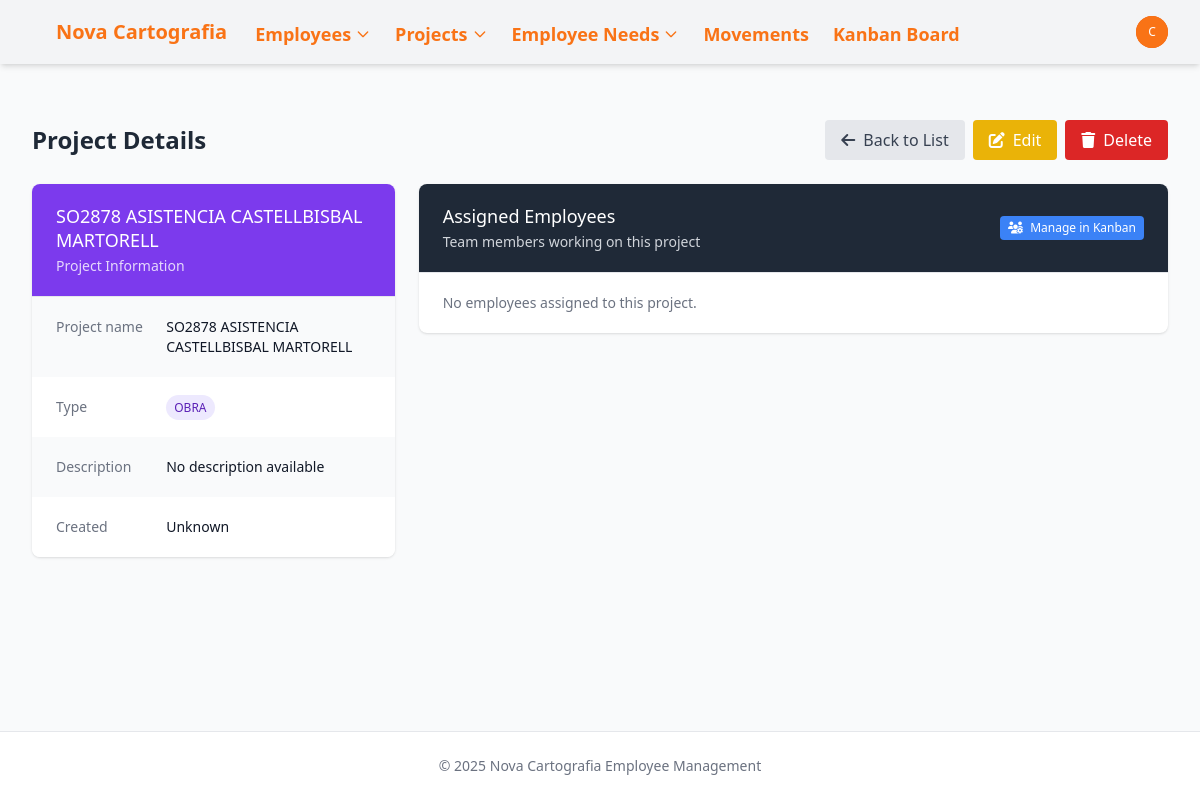
The page /projects/3/ (signed in) on the database as committed earlier.
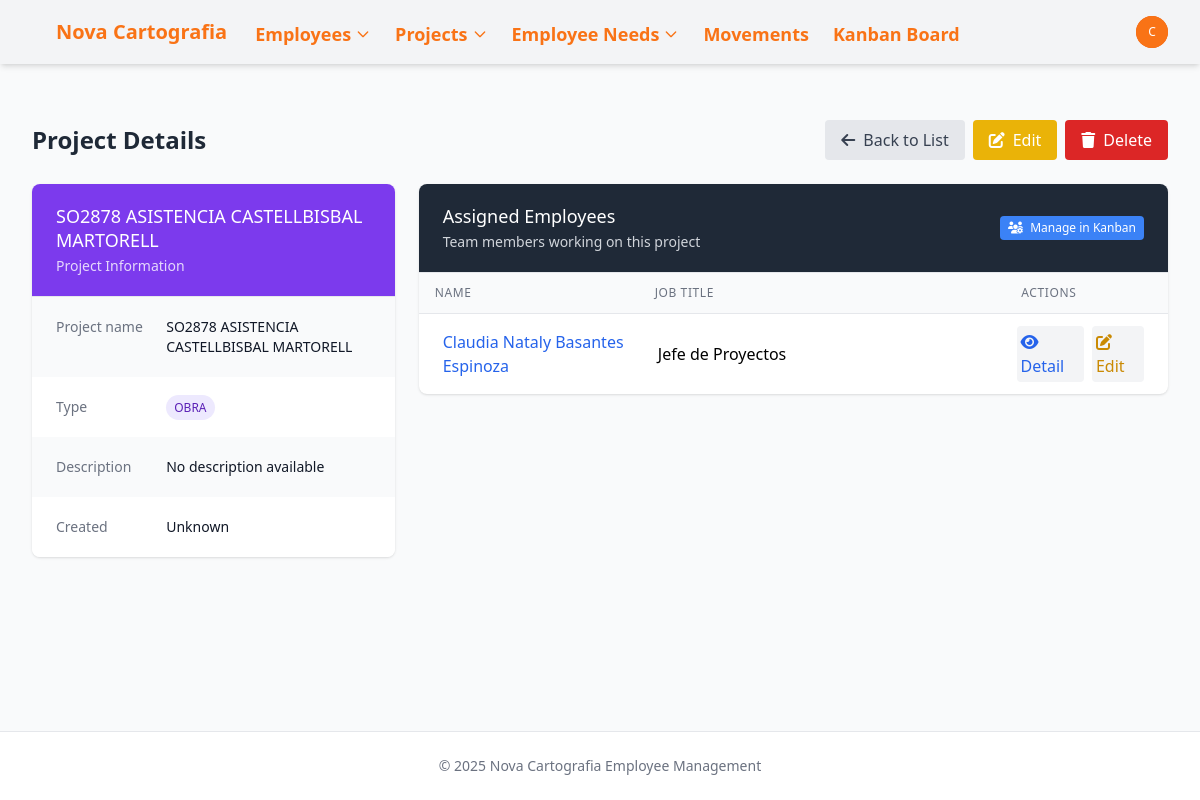
The same page on the database as committed later.
### novacartografia_employee_management/models.py (models this page shows, shortened)
class Employee(models.Model):
    name = models.CharField(max_length=100)
    job = models.CharField(max_length=100)
    project_id = models.ForeignKey(Project, on_delete=models.SET_NULL, related_name='employee_set', blank=True, null=True)
    state = models.CharField(max_length=50, default='valencia',
            choices=[
                ('alava', 'Álava'),
                ('albacete', 'Albacete'),
                ('alicante', 'Alicante'),
                ('almeria', 'Almería'),
                ('asturias', 'Asturias'),
                ('avila', 'Ávila'),
                ('badajoz', 'Badajoz'),
                ('barcelona', 'Barcelona'),
                ('burgos', 'Burgos'),
                ('caceres', 'Cáceres'),
                ('cadiz', 'Cádiz'),
                ('cantabria', 'Cantabria'),
                ('castellon', 'Castellón'),
                ('ceuta', 'Ceuta'),
                ('ciudad_real', 'Ciudad Real'),
                ('cordoba', 'Córdoba'),
                ('cuenca', 'Cuenca'),
                ('gerona', 'Gerona'),
                ('granada', 'Granada'),
                ('guadalajara', 'Guadalajara'),
                ('guipuzcoa', 'Guipúzcoa'),
                ('huelva', 'Huelva'),
                ('huesca', 'Huesca'),
                ('islas_baleares', 'Islas Baleares'),
                ('jaen', 'Jaén'),
                ('la_coruna', 'La Coruña'),
                ('la_rioja', 'La Rioja'),
                ('las_palmas', 'Las Palmas'),
                ('leon', 'León'),
                ('lerida', 'Lérida'),
                ('lugo', 'Lugo'),
                ('madrid', 'Madrid'),
                ('malaga', 'Málaga'),
                ('melilla', 'Melilla'),
                ('murcia', 'Murcia'),
                ('navarra', 'Navarra'),
                ('orense', 'Orense'),
                ('palencia', 'Palencia'),
                ('pontevedra', 'Pontevedra'),
                ('salamanca', 'Salamanca'),
                ('santa_cruz_de_tenerife', 'Santa Cruz de Tenerife'),
                ('segovia', 'Segovia'),
                ('sevilla', 'Sevilla'),
                ('soria', 'Soria'),
                ('tarragona', 'Tarragona'),
                ('teruel', 'Teruel'),
                ('toledo', 'Toledo'),
                ('valencia', 'Valencia'),
                ('valladolid', 'Valladolid'),
                ('vizcaya', 'Vizcaya'),
                ('zamora', 'Zamora'),
                ('zaragoza', 'Zaragoza'),])
    academic_training = models.CharField(max_length=100, blank=True, null=True)
    driver_license = models.BooleanField(default=False)
    twenty_hours = models.BooleanField(default=False)
    sixty_hours = models.BooleanField(default=False)
    confine = models.BooleanField(default=False)
    mining = models.BooleanField(default=False)
    railway_carriage = models.BooleanField(default=False)
    railway_mounting = models.BooleanField(default=False)
    building = models.BooleanField(default=False)
    office_work = models.BooleanField(default=False)
    scanner = models.BooleanField(default=False)
    leveling = models.BooleanField(default=False)
    static = models.BooleanField(default=False)
    drag = models.BooleanField(default=False)

### novacartografia_employee_management/views.py (the view)
# urls.py: path('projects/<int:pk>/', views.project_detail, name='project_detail'),
@login_required
def project_detail(request, pk):
    project = get_object_or_404(Project, pk=pk)
    context = {
        'project': project,
    }
    return render(request, 'novacartografia_employee_management/project_detail.html', context)

### templates/novacartografia_employee_management/project_detail.html (shortened to what the changed rows need)
{% extends "base.html" %}
{% block content %}
<div class="mb-6 flex justify-between items-center">
    <h2 class="text-2xl font-bold text-gray-800">Project Details</h2>
</div>
<div class="grid grid-cols-1 gap-6 lg:grid-cols-3">
    <div class="lg:col-span-2">
        <div class="bg-white shadow overflow-hidden sm:rounded-lg">
            <div class="border-t border-gray-200">
                {% with assigned_employees=project.employee_set.all %}
                {% if assigned_employees %}
                <div class="px-4 py-3 bg-gray-50 border-b border-gray-200 text-xs font-medium text-gray-500 uppercase tracking-wider">
                    <div class="grid grid-cols-10 gap-4">
                        <div class="col-span-3">Name</div>
                        <div class="col-span-5">Job Title</div>
                        <div class="col-span-2">Actions</div>
                    </div>
                </div>
                <ul class="divide-y divide-gray-200">
                    {% for employee in assigned_employees %}
                    <li class="px-4 py-3 sm:px-6">
                        <div class="grid grid-cols-10 gap-4 items-center">
                        <div class="col-span-3">
                            <a href="{% url 'employee_detail' employee.id %}" class="text-blue-600 hover:text-blue-800 font-medium">{{ employee.name }}</a>
                        </div>
                        <div class="col-span-5">{{ employee.job }}</div>
                        <div class="col-span-2 flex space-x-2">
                            <a href="/employees/{{ employee.id }}/" class="text-blue-600 hover:text-blue-800 bg-gray-100 p-1 rounded">
                                <i class="fas fa-eye"></i> Detail
                            </a>
                            <a href="{% url 'employee_update' employee.id %}" class="text-yellow-600 hover:text-yellow-800 bg-gray-100 p-1 rounded mx-1">
                                <i class="fas fa-edit"></i> Edit
                            </a>
                        </div>
                    </li>
                    {% endfor %}
                </ul>
                {% else %}
                <div class="px-4 py-5 sm:px-6">
                    <p class="text-sm text-gray-500">No employees assigned to this project.</p>
                </div>
                {% endif %}
                {% endwith %}
            </div>
        </div>
    </div>
</div>
{% endblock %}

Rows that differ between the two databases and show on the page:
now on this page (row edited): Employee: name "Claudia Nataly Basantes Espinoza", job "Jefe de Proyectos"
changed Employee: project_id_id 4 → 3 (drawn)
Other text that changed with them:
text no longer shown: "No employees assigned to this project."
text now shown: "NAME JOB TITLE ACTIONS"
